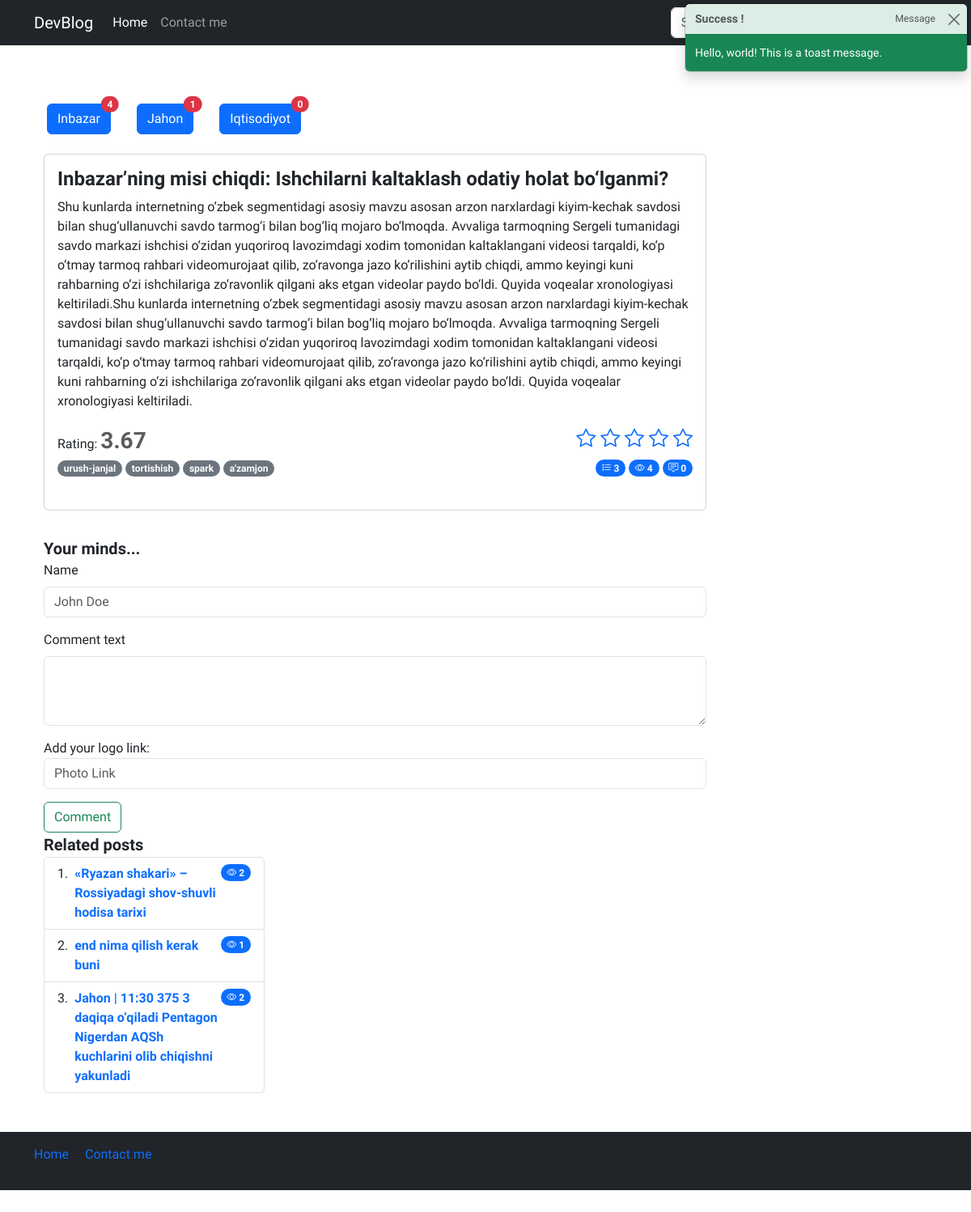
Screenshot of /detail/7/ with the database file from the repository.
### blog/models.py (models this page shows, shortened)
class Category(models.Model):
    name = models.CharField(verbose_name="Category name",max_length=250)
    slug = models.SlugField(max_length=250, unique=True)
    def __str__(self):
        return str(self.name)

class Post(models.Model):
    title = models.CharField(verbose_name="Post title",max_length=550)
    body = models.TextField(verbose_name="Post body")
    author = models.CharField(verbose_name="Post author",default="Admin",max_length=100)
    category = models.ForeignKey(Category, on_delete=models.PROTECT,related_name='posts')
    tag = models.ManyToManyField(Tag)
    views = models.PositiveIntegerField(default=0)
    publish_date = models.DateTimeField(verbose_name="Published time",auto_now_add=True)
    published = models.BooleanField(default=True)
    on_top = models.BooleanField(default=False)
    def get_avg_rating(self):
        sum_ratings = sum([int(i.value) for i in self.ratings.all()])
        try:
            return round(sum_ratings / self.ratings.all().count(),2)
        except Exception as e:
            return 0

class Rating(models.Model):
    post = models.ForeignKey(Post, on_delete=models.CASCADE, related_name='ratings')
    value = models.PositiveSmallIntegerField(verbose_name="Post rating",default=0)

class Tag(models.Model):
    name = models.CharField(verbose_name="Tag name",max_length=250)
    slug = models.SlugField(max_length=250, unique=True)

### blog/views.py (the view, shortened to what this page needs)
# urls.py: path('detail/<pk>/',detailview,name='detail'),
def detailview(request,pk):
    posts = Post.objects.get(id=pk)
    categories = Category.objects.all()
    post_cat = posts.category.id
    category  = Category.objects.get(id=post_cat)
    related_posts = Post.objects.filter(category=category).exclude(id__in=[0,posts.id]).order_by('?')
    request.session.modified = True
    if posts.id in check_read_articles(request):
        pass
    else:
        check_read_articles(request).append(posts.id)
        posts.views += 1
        posts.save()
    data = {
        "categories":categories,
        "post":posts,
        "related_posts":related_posts
    }
    return render(request,'detail.html',data)

### blog/utils.py (called while the page is built)
def check_read_articles(request):
    try:
        read_articles = request.session['read_articles']
    except:
        request.session['read_articles'] = []
        read_articles = request.session.get('read_articles')
    return read_articles

### templates/detail.html (shortened to what this page needs)
{% load static %}
<!doctype html>
<html lang="en">
<head>
    <link rel="stylesheet" href="{% static "./css/style.css" %}">
    <link rel="stylesheet" href="https://cdn.jsdelivr.net/npm/bootstrap-icons@1.11.3/font/bootstrap-icons.min.css">
    <link href="https://cdn.jsdelivr.net/npm/bootstrap@5.3.2/dist/css/bootstrap.min.css" rel="stylesheet"
 />
</head>
<body>
    <header>
        <nav class="navbar navbar-expand-md navbar-dark bg-dark mb-4">
            <div class="container">
                <a class="navbar-brand" href="/">DevBlog</a>
                <div class="collapse navbar-collapse" id="navbarCollapse">
                    <ul class="navbar-nav me-auto mb-2 mb-md-0">
                        <li class="nav-item">
                            <a class="nav-link active" aria-current="page" href="#">Home</a>
                        </li>
                        <li class="nav-item">
                            <a class="nav-link" href="#">Contact me</a>
                        </li>
                    </ul>
                    <form class="d-flex" role="search">
                        <button class="btn btn-outline-success" type="submit" control-id="ControlID-2">Search</button>
                    </form>
                </div>
            </div>
        </nav>
    </header>
    <main>
                        <div class="toast position-fixed top-0 end-0 m-1  text-bg-success show" role="alert" aria-live="assertive" aria-atomic="true">
                            <div class="toast-header">
                                <strong class="me-auto">Success !</strong>
                                <small>Message</small>
                                <button type="button" class="btn-close" data-bs-dismiss="toast"
                                    aria-label="Close"></button>
                            </div>
                            <div class="toast-body d-flex">
                                Hello, world! This is a toast message.
                            </div>
                        </div>
                        <br>
        <section>
            <div class="container-md">
                <div class="d-flex flex-wrap my-3">
                    {% for cat  in categories %}
                    <div class="d-flex flex-wrap mx-3 my-2">
                        <a href="{% url 'blog:category_list' cat.slug %}" class="btn btn-primary position-relative">
                            {{cat|title}}
                          <span
                              class="position-absolute top-0 start-100 translate-middle badge rounded-pill bg-danger">
                              {{cat.posts.all.count}}
                          </span>
                    </a>
                  </div>
                  {% endfor %}
            </div>
            <div class="container-md">
                <div cauthorlass="row">
                    <div class="col-sm-12 col-md-12 col-lg-9">
                        <div class="card  mb-3">
                            <div class="card-body">
                                <div class="content">
                                    <h4 class="card-title fw-bold">{{post.title}}</h4>
                                    <p class="card-text">{{post.body}}</p>
                                    <div class="d-flex justify-content-between flex-wrap">
                                        <div class="post-rating">
                                            <span>Rating:</span>
                                            <span class="fs-3 fw-bold text-muted">{{post.get_avg_rating}}</span>
                                        </div>
                                        <div class="post-set-rating">
                                            <p class="card-text fs-4">
                                                <a href="{%url 'blog:set_rating' 1 post.pk%}"><i class="bi bi-star"></i></a>
                                                <a href="{%url 'blog:set_rating' 2 post.pk%}"><i class="bi bi-star"></i></a>
                                                <a href="{%url 'blog:set_rating' 3 post.pk%}"><i class="bi bi-star"></i></a>
                                                <a href="{%url 'blog:set_rating' 4 post.pk%}"><i class="bi bi-star"></i></a>
                                                <a href="{%url 'blog:set_rating' 5 post.pk%}"><i class="bi bi-star"></i></a>
                                            </p>
                                        </div>
                                    </div>
                                    <div class="d-flex justify-content-between flex-wrap">
                                        <div class="categories">
                                            {% for tag in post.tag.all %}
                                            <span class="badge rounded-pill text-bg-secondary">{{tag.name}}</span>
                                            {% endfor %}
                                        </div>
                                        <div class="action">
                                            <span class="badge bg-primary rounded-pill">
                                                <i class="bi bi-list-stars"></i>
                                                {{post.ratings.all.count}}
                                            </span>
                                            <span class="badge bg-primary rounded-pill">
                                                <i class="bi bi-eye"></i>
                                                {{post.views}}
                                            </span>
                                            <span class="badge bg-primary rounded-pill">
                                                <i class="bi bi-chat-square-text"></i>
                                                {{post.comments.all.count}}
                                            </span>
                                        </div>
                                    </div>
                                    <br>
                                </div>
                            </div>
                        </div>
                        <div class="comments">
                            <div class="row gap-3">
                                <div class="col-sm-12">
                                    <span class="fs-5 fw-semibold">Your minds...</span>
                                    <form action="" method='POST'>
                                        <div class="mb-3">
                                            <label for="exampleFormControlInput1" class="form-label">Name</label>
                                            <input type="text" name='comment_author' class="form-control" id="exampleFormControlInput1"
                                                placeholder="John Doe" required>
                                        </div>
                                        <div class="mb-3">
                                            <label for="exampleFormControlTextarea1" class="form-label">
                                                Comment text
                                            </label>
                                            <textarea class="form-control" name='comment' id="exampleFormControlTextarea1"
                                                rows="3" required>
                                            </textarea>
                                        </div>
                                        <div class="mb-3">
                                            <label for="image">Add your logo link:</label>
                                            <input type="text" name='image' class="form-control" id="exampleFormControlInput1"
                                            placeholder="Photo Link">
                                        </div>
                                        <button type="submit" class="btn btn-outline-success">Comment</button>
                                    </form>
                                </div>
                            </div>
                        </div>
                    </div>
                    <div class="col-sm-none col-md-12 col-lg-3">
                        <span class="fs-5 fw-semibold">Related posts</span>
                        <ol class="list-group list-group-numbered">
                            {%for posts in related_posts%}
                            <li class="list-group-item d-flex justify-content-between align-items-start">
                                <div class="ms-2 me-auto">
                                    <div class="fw-bold"><a style="text-decoration: none;" href=>{{posts.title}}</a></div>
                                </div>
                                <span class="badge bg-primary rounded-pill">
                                    <i class="bi bi-eye"></i>
                                    {{posts.views}}
                                </span>
                            </li>
                            {%endfor%}
                        </ol>
                    </div>
                </div>
            </div>
        </section>
    </main>
    <footer class="footer mt-auto text-white-50 bg-dark">
        <div class="container">
            <div class="row my-5">
                <div class="col-12">
                    <nav style="--bs-breadcrumb-divider: '|';" aria-label="breadcrumb" class="py-3">
                        <ol class="breadcrumb">
                            <li class="breadcrumb-item"><a href="/" class="text-decoration-none">Home</a></li>
                            <li class="breadcrumb-item " aria-current="page">
                                <a href="#" class="text-decoration-none">Contact me</a>
                            </li>
                        </ol>
                    </nav>
                </div>
            </div>
        </div>
    </footer>
</body>
</html>

### staticfiles/css/style.css (style rules this page uses)
* { font-family: 'Onest', sans-serif !important; }

### rows the page displays
Category: name "Inbazar", posts.all.count "4"
Category: name "Jahon", posts.all.count "1"
Category: name "Iqtisodiyot", posts.all.count "0"
Post: title "Inbazar’ning misi chiqdi: Ishchilarni kaltaklash odatiy holat bo‘lganmi?", body "Shu kunlarda internetning o‘zbek segmentidagi asosiy mavzu asosan arzon narxlardagi kiyim-kechak savdosi bilan shug‘ullanuvchi savdo tarmog‘i bilan bog‘liq mojaro bo‘lmoqda. Avvaliga tarmoqning Sergeli tumanidagi savdo markazi ishchisi o‘zidan yuqoriroq lavozimdagi xodim tomonidan kaltaklangani videosi tarqaldi, ko‘p o‘tmay tarmoq rahbari videomurojaat qilib, zo‘ravonga jazo ko‘rilishini aytib chiqdi, ammo keyingi kuni rahbarning o‘zi ishchilariga zo‘ravonlik qilgani aks etgan videolar paydo bo‘ldi. Quyida voqealar xronologiyasi keltiriladi.Shu kunlarda internetning o‘zbek segmentidagi asosiy mavzu asosan arzon narxlardagi kiyim-kechak savdosi bilan shug‘ullanuvchi savdo tarmog‘i bilan…", get_avg_rating "3.67", ratings.all.count "3", views "4", comments.all.count "0"
Tag: name "urush-janjal"
Tag: name "tortishish"
Tag: name "spark"
Tag: name "a'zamjon"
Post: title "«Ryazan shakari» – Rossiyadagi shov-shuvli hodisa tarixi", views "2"
Post: title "end nima qilish kerak buni", views "1"
Post: title "Jahon | 11:30 375 3 daqiqa o‘qiladi Pentagon Nigerdan AQSh kuchlarini olib chiqishni yakunladi", views "2"
